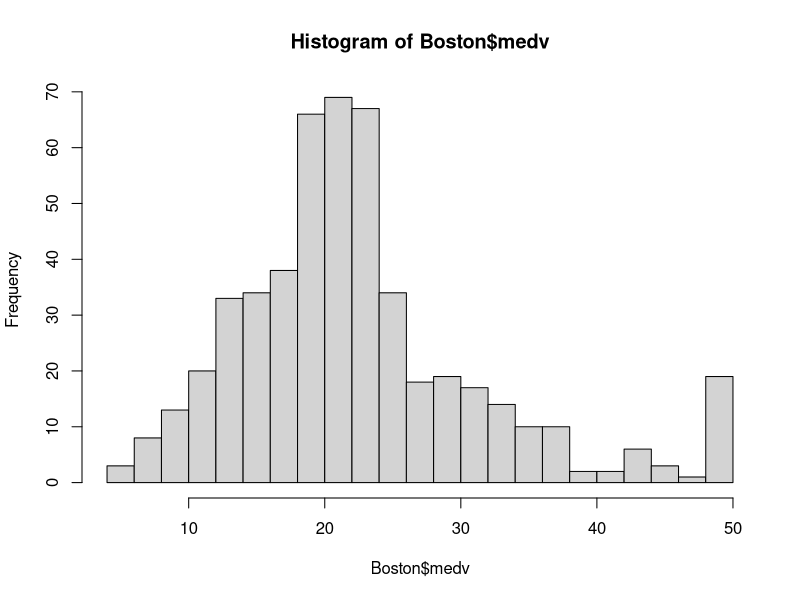
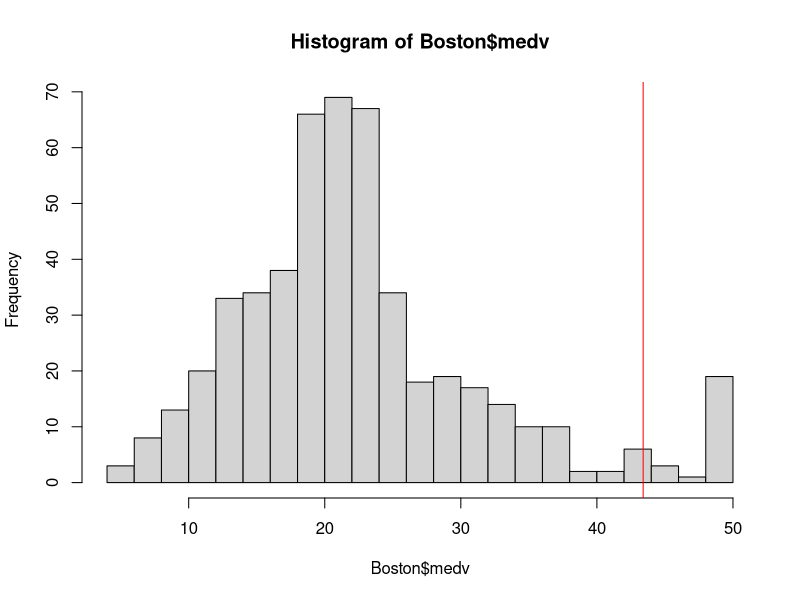
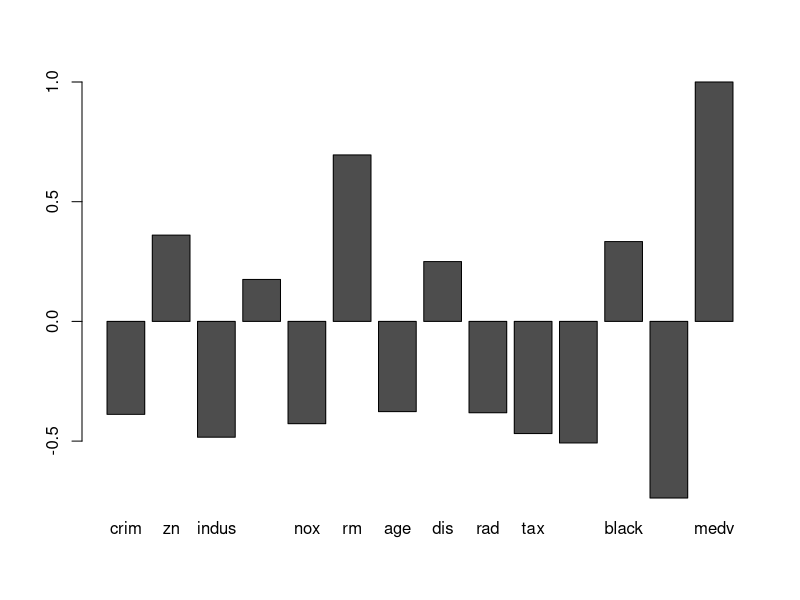
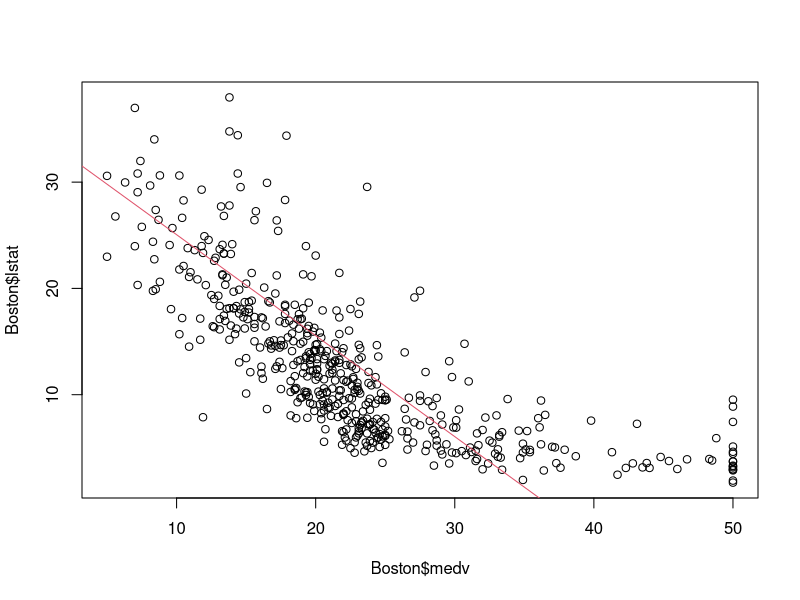
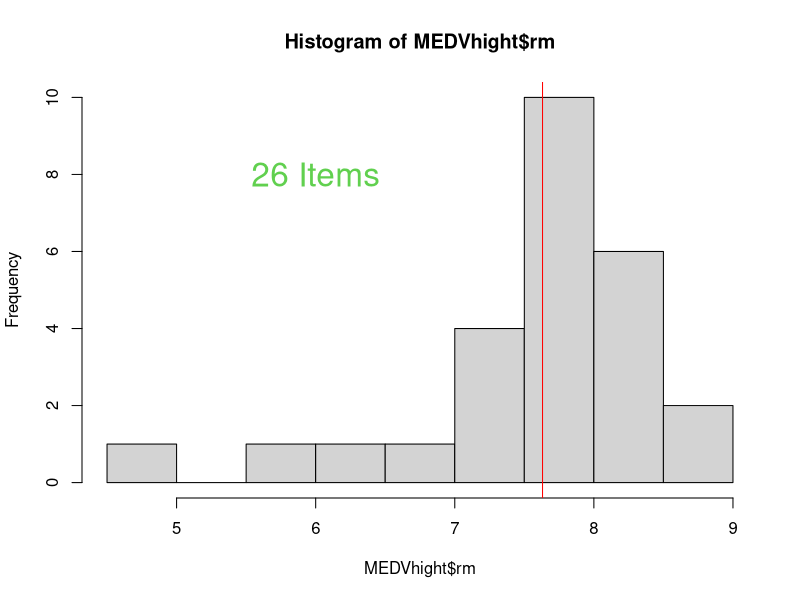
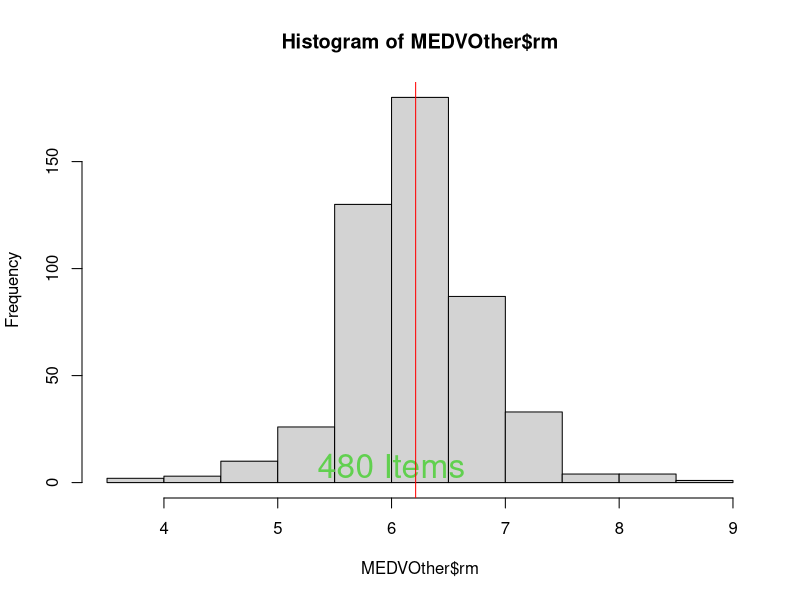

R code for these plots, in order:
## ---- chunk 1
library(MASS)
#介紹引入套件
data(Boston)
## ---- chunk 2
head(Boston)

## ---- chunk 3
quantile(Boston$medv, c(0.95, 0.9))
## ---- chunk 4
hist(Boston$medv, breaks = 20)
## ---- chunk 5
hist(Boston$medv, breaks = 20)
abline(v = 43.4, col="red")
## ---- chunk 6
MEDVhight = subset(Boston,Boston$medv>=43.4)
MEDVOther = subset(Boston,Boston$medv< 43.4)
# MEDVhight 為房價高的資料
# MEDVOther 其他資料
## ---- chunk 7
colMeans(MEDVhight)
colMeans(MEDVOther)
## ---- chunk 8
rbind(colMeans(MEDVhight),colMeans(MEDVOther))
## ---- chunk 9
#解釋1非常正相關 -1是非常負相關
cor(Boston$medv,Boston)

barplot(cor(Boston$medv,Boston))

#??如何調整y軸

#與房間數是正相關,與低收入戶比例負相關

#看低收入戶比例
plot(Boston$medv,Boston$lstat)
LM=lm(Boston$medv~Boston$lstat)
abline(LM,col=2)
#練習房間數與房價的關係

## ---- chunk 10
cor(MEDVhight$medv,MEDVhight$rm)
cor(MEDVOther$medv,MEDVOther$rm)
## ---- chunk 11
hist(MEDVhight$rm)
ObsHigh=paste(length(MEDVhight$rm),"Items",sep=" ")
text(6,8,ObsHigh,cex= 2,col=3)
abline(v = mean(MEDVhight$rm), col="red")
hist(MEDVOther$rm)
ObsOther=paste(length(MEDVOther$rm),"Items",sep=" ")
text(6,8,ObsOther,cex= 2,col=3)
abline(v = mean(MEDVOther$rm), col="red")
## ---- chunk 12
Boston$Income=cut(Boston$lstat,breaks=3)
Boston$Income

Boston$Income= cut(Boston$lstat,breaks=3,labels=c("H","M","L"))
MEDVhight = subset(Boston,Boston$medv>=43.4)
MEDVhight$Income
#富裕區收入都是High Level
## ---- chunk 13
str(Boston)
## ---- chunk 14
x=1 
## ---- chunk 15
Month1=c(1,2,3,4,5,6,7,8,9,10,11,12)
length(Month1)
Month2=1:12
length(Month2)
## ---- chunk 16
TaipeiTem=c(16.1,16.5,18.5 ,	21.9 ,	25.2 ,	27.7 ,	29.6 ,	29.2,27.4,24.5 ,	21.5 ,	17.9)
HengchunTem=c(20.7 , 21.4 , 23.2 ,  25.2 ,	27.0 ,	27.9 ,	28.4 ,	28.1 ,	27.4 ,	26.3 ,	24.3 ,	21.7)
names(TaipeiTem)=Month1
names(HengchunTem)=Month2
## ---- chunk 17
1:3
c(1, 2, 3) + 1
1:3 * 2
## ---- chunk 18
x <- c(1L, 2.0, "3")
class(x)
x
## ---- chunk 19
x <- "abc";y <- "dbbbe"
paste(x, y, sep=",")
## ---- chunk 20
strsplit(x, "b")
## ---- chunk 21
name1<-"郭雪芙"
substring(name1, 1, 1)
name2<-"金城武"
substring(name2, 1, 2)
## ---- chunk 22
x <- c("F","M","F","F")
x
x <- factor(c("F","M","F","F"), levels=c("F","M"))
x
x <- factor(c("F","M","F","F"), levels=c("F"))
levels(x)
as.integer(x)
## ---- chunk 23
#農業社會 男女男卑
Argri <- factor(c("F","M","F","F"),order=TRUE,levels=c("F","M"))

#阿美族 女尊男卑
Amis <- factor(c("F","M","F","F"),order=FALSE,levels=c("F","M"))
#應該要用
Amis <- factor(c("F","M","F","F"),order=TRUE,levels=c("M","F"))
#舉一個認真的例子 - 班上一號到六號分別拿到A,B,C的級別
rank=factor(c("C","A","B","B","C","C"),order=TRUE,level=c("C","B","A"))
rank
rank[1]<rank[2]

#?data.frame的選取
## ---- chunk 24
1 + 2
## ---- chunk 25
1 - 2
## ---- chunk 26
1 * 2
## ---- chunk 27
1L / 2L
## ---- chunk 28
x <- 1
x < 2
x <= 1
## ---- chunk 29
x<-list(1L,2,"3")
## ---- chunk 30
x<-list(1L,2,"3",mean)
## ---- chunk 31
Serial=c(1,2,3)
RBasicTeacher=c("Dboy", "Ning", "Noha")
RBasicRbind=rbind(Serial,RBasicTeacher)
## ---- chunk 32
Serial=c(1,2,3)
RBasicTeacher=c("Dboy", "Ning", "Noha")
RBasicCbind=cbind(Serial,RBasicTeacher)
RBasic=cbind(c(1,2,3),c("Dboy", "Ning", "Noha"))
## ---- chunk 33

## ---- chunk 34
as.numeric("2")
as.integer("a")
## ---- chunk 35
x <- c(1, 2, 3, 2, 3, 2, 1)
as.character(x) # 字串
factor(x) # 類別
## ---- chunk 36
x <- c("1", "2", "3", "2", "a")
as.numeric(x)
## ---- chunk 37
x <- c(75, 81, 82, 76, 91, 92)
cut(x, breaks = c(70, 80, 90, 100))
## ---- chunk 38
gdp <- c("5,023,763", "5,614,679", "6,205,338")
as.numeric(gsub(",", "", gdp))
## ---- chunk 39
factor_example=factor(c("三年甲班", "三年乙班", "三年甲班"))
summary(factor_example)
## ---- chunk 40
character_example=c("a","b","c")
summary(character_example)
## ---- chunk 41
list_example <- list(1L, 2.0, "3")
summary(list_example)
## ---- chunk 42
x <- 1:5
x[2:3]
## ---- chunk 43
x <- 1:5
x > 3
x[x > 3]
## ---- chunk 44
# 先印出台北跟恆春每個月平均溫度
TaipeiTem
HengchunTem
# 分別選取出兩地溫度>20度的月份
#1. "> <"
TaipeiTem>20
TaipeiHotMonths = TaipeiTem[TaipeiTem>20]

#2. True & False
SelectMonth= HengchunTem>20
HengchunHotMonths = HengchunTem[SelectMonth==TRUE]
## ---- chunk 45
 TaipeiTem[7:9]
mean(TaipeiTem[7:9])
HengchunTem[7:9]
mean(HengchunTem[7:9])
## ---- chunk 46
# TaipeiTem[1,2,12]

mean(TaipeiTem[c(1,2,12)])
mean(HengchunTem[c(1,2,12)])
## ---- chunk 47
str(Boston)
## ---- chunk 48
TemTable=rbind(TaipeiTem,HengchunTem)
TemTable
#選取台北二月的溫度
TemTable[1,2]
#選取二月的溫度
TemTable[,2]
TemTable[1,]
#??TemTable[HengchunTem]
#?? 
#??如何出現2的字樣
## ---- chunk 49
head(Boston)
head(Boston[["crim"]]) # head(power$name)
